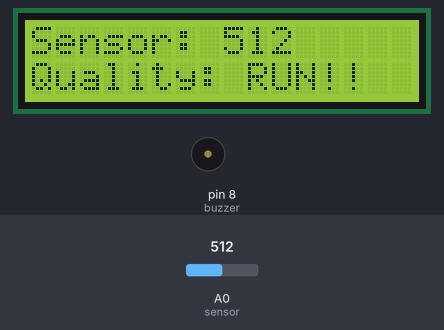
A sketch run on a simulated Arduino Uno, built with avr-gcc and run on an emulated ATmega328P. Shown: 16×2 character LCD, buzzer (waves = sounding). Inputs (shaded band) come from the test bench; at power-on: A0 (sensor) = 512.

Above: at 3.2 s.
3.3 s: A0 (sensor) set to 290
At 3.8 s:
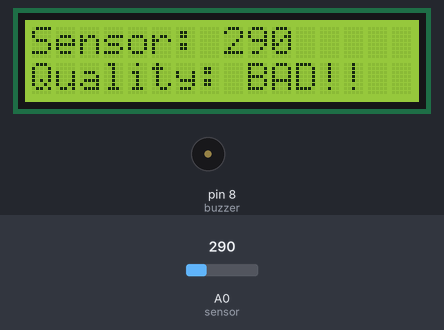
6.3 s: A0 (sensor) set to 215
At 6.7 s:
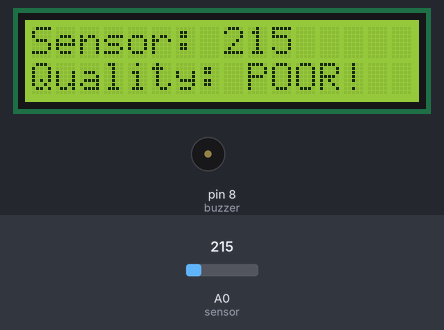
7.8 s: A0 (sensor) set to 240
At 9.1 s:
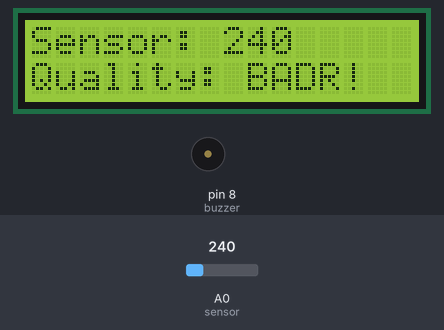
10.8 s: A0 (sensor) set to 165
At 11.3 s:
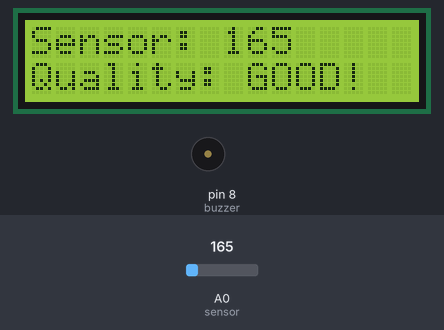
12.3 s: A0 (sensor) set to 235
At 13.7 s:
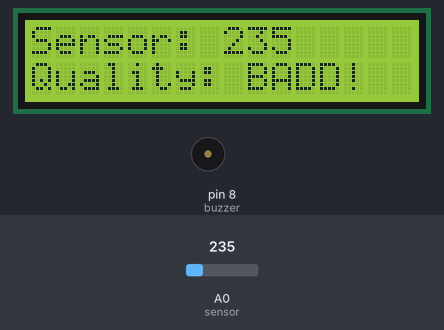
Timing chart, 0 to 71.8 s (numbered marks = the images above; inputs shaded):
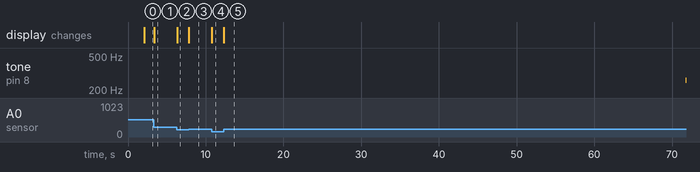

Measured:
- the behaviour switches between 225 and 226 on A0 (sensor) (found by bisection; images 2 and 3)
- after the input at 3.3 s, tone on pin 8 (buzzer): stays silent (without the input it goes to 293 Hz after 3.0 s); the display: changes after 0.05 s (image 1)
- after the input at 6.3 s, tone on pin 8 (buzzer): stays silent (without the input it goes to 261 Hz after 1.5 s); the display: changes at once (image 2)
- after the input at 7.8 s, the display: changes at once (image 3)
- after the input at 10.8 s, tone on pin 8 (buzzer): stays silent (without the input it goes to 261 Hz after 1.5 s); the display: changes at once (image 4)
- after the input at 12.3 s, tone on pin 8 (buzzer): silent → 261 Hz after 59.5 s; the display: changes at once (image 5)

The sketch:

Air-Quality.ino
```cpp
/*
 * Arduino Air Quality Monitor
 *
 * learnelectronics
 * 24 MAR 2017
 *
 * www.youtube.com/c/learnelectronics
 * arduino0169@gmail.com
 *
 *
 * Be sure to burn in sensor by leaving
 * plugged in for 24 hours before initial
 * use, then calibrate by placing outside
 * for at least 10 minutes. Outdoor C02
 * levels are between 380-400ppm unless
 * you live in Shenzen. If you live in
 * this ain't gonna help you.
 */


#include <LiquidCrystal.h>                //LCD Library


#define buzzer    8                       //beeper on Digital 8
#define sensor    A0                      //sensor on Analog 0


const int rs=12, en=11, d4=5, d5=4, d6=3, d7=2;
LiquidCrystal lcd(rs,en,d4,d5,d6,d7);    //Create instance of LCD

int gasLevel = 0;                         //int variable for gas level
String quality ="";

void setup() {
  Serial.begin(9600);                     //start serial comms
  pinMode(buzzer,OUTPUT);                 //set buzzer for output
  pinMode(sensor,INPUT);                  //set sensor for input


  lcd.begin(16, 2);                       //initial LCD setup
  lcd.setCursor (0,0);                    //splash screen and warmup
  lcd.print("                ");
  lcd.setCursor (0,1);
  lcd.print("                ");
  lcd.setCursor (0,0);
  lcd.print("   Air Sensor   ");
  lcd.setCursor (0,1);
  lcd.print("   Warming Up   ");
  delay(2000);                            //set for at least 2 minutes

  lcd.setCursor (0,0);                    //clear screen
  lcd.print("                ");
  lcd.setCursor (0,1);
  lcd.print("                ");

}

void loop() {
  gasLevel = analogRead(sensor);

  if(gasLevel<175){
    quality = "GOOD!";
  }
  else if (gasLevel >175 && gasLevel<225){
    quality = "POOR";
  }
  else if (gasLevel >225 && gasLevel<300){
    quality = "BAD";
    tone(buzzer, 261);
  }
  else if (gasLevel >300){
    quality = "RUN!!";
    tone(buzzer, 293);
  }
lcd.setCursor (0,0);
lcd.print("Sensor: ");
lcd.print(gasLevel);
lcd.setCursor(0,1);
lcd.print("Quality: ");
lcd.print(quality);
noTone(buzzer);
}

/*

  The circuit:
 * LCD RS pin to digital pin 12
 * LCD Enable pin to digital pin 11
 * LCD D4 pin to digital pin 5
 * LCD D5 pin to digital pin 4
 * LCD D6 pin to digital pin 3
 * LCD D7 pin to digital pin 2
 * LCD R/W pin to ground
 * LCD VSS pin to ground
 * LCD VCC pin to 5V
 * 5K pot:
 * ends to +5V and ground
 * wiper to LCD VO pin (pin 3)

*/
```
